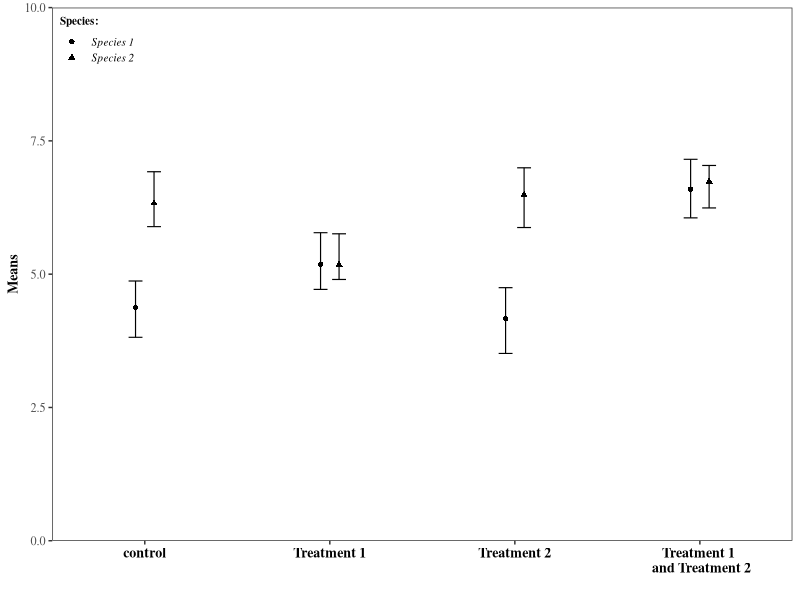
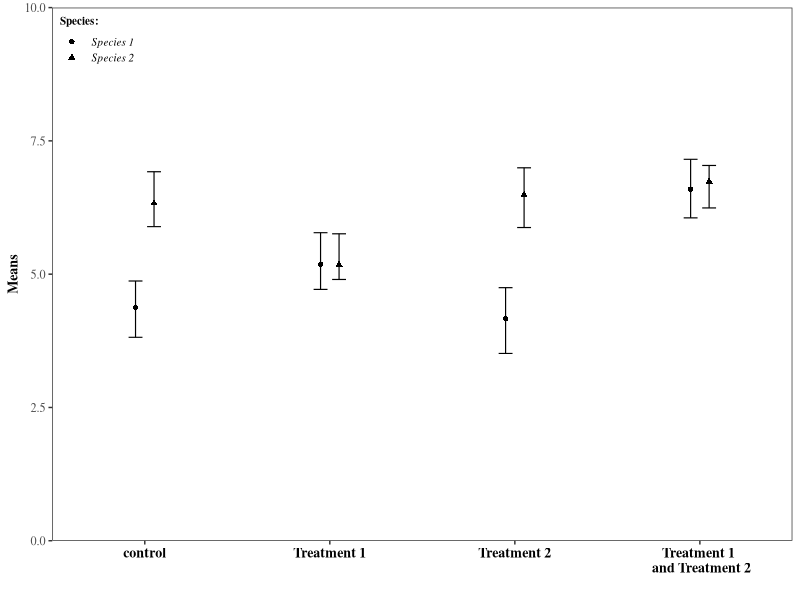

Write R code to recreate these figures, in order.
###############################################################################
# ggplot2: dotplot with CI/error bars
# see also: http://www.cookbook-r.com/Graphs/Plotting_means_and_error_bars_(ggplot2)/
###############################################################################

# install.packages("ggplot2")
library(ggplot2)

# =============================================================================
# Create fake data
# =============================================================================
set.seed(1)
DF <- data.frame(Treatment = rep(c("control", "T1", "T2", "T1&2"), times=2),
                 Species   = rep(c("Sp1", "Sp2"), each=4),
                 means     = c(rnorm(n=4, mean=5), 
                               rnorm(n=4, mean=6)))

# Note that this is fake data, this is not the way to statistically compute CI-s or SE-s
DF$lower.CI  <- DF$means - rnorm(n=8, mean=.5, sd=.1)
DF$upper.CI  <- DF$means + rnorm(n=8, mean=.5, sd=.1)

# =============================================================================
# Plot
# =============================================================================
# The errorbars will overlapp, so use position_dodge to move them horizontally
pd <- position_dodge(width = 0.2) # move them .05 to the left and right

my_plot <- 
  ggplot(data = DF, 
         aes(x = Treatment, 
             y = means, 
             group = Species, 
             shape = Species)) +
  # add the points (means)
  geom_point(size = 1.5, 
             position = pd) +
  # set type of point shape
  scale_shape_manual(name   = 'Species:',
                     breaks = c("Sp1", "Sp2"),
                     values = c("Sp1" = 16, 
                                "Sp2" = 17),
                     labels = c("Species 1", "Species 2")) + 
  # plot CIs
  geom_errorbar(aes(ymax = upper.CI, 
                    ymin = lower.CI), 
                size  = .4, 
                width = .15, 
                linetype = "solid", 
                position = pd) +
  # set order of discrete values on OX axes & adjust the distance (gap) from OY axis
  scale_x_discrete(limits = c("control", "T1", "T2", "T1&2"),
                   labels = c("control", "Treatment 1", "Treatment 2", "Treatment 1 \n and Treatment 2"),
                   expand = c(0, .5)) +
  # set range on OY axes and adjust the distance (gap) from OX axis
  scale_y_continuous(limits = c(0, 10), 
                     expand = c(0, 0)) +
  # set axis labels
  labs(x = "", 
       y = "Means") +
  # theme without the default gray ggplot2 backgound
  theme_bw() +
  # adjust some theme components
  theme(panel.grid = element_blank(), # eliminate default grids
        # set font family for all text within the plot ("serif" should work as "Times New Roman")
        # note that this can be overridden with other adjustment functions below
        text = element_text(family="serif"),
        # adjust X-axis title
        axis.title.x = element_text(size = 10, face = "bold"),
        # adjust X-axis labels
        axis.text.x = element_text(size = 10, face = "bold", color = "black"),
        # adjust Y-axis title
        axis.title.y = element_text(size = 10, face = "bold"),
        # adjust legend title appearance
        legend.title = element_text(size = 8, face = "bold"),
        # adjust legend label appearance
        legend.text = element_text(size = 8, face = "italic"),
        # change spacing between legend items
        legend.key.height = unit(4, "mm"),
        # don't draw legend box (check element_rect() for borders and backgrounds)
        legend.background = element_blank(),
        # Put upper-left corner of legend box in upper-left corner of graph
        # Note that the numeric position in legend.position below is relative to the entire area, 
        # including titles and labels, not just the plotting area
        legend.justification = c(0,1),
        legend.position = c(0,1))

# Save as png
ggsave(filename = "gallery/dotplot_ci_bars.png",
       plot = my_plot, 
       width = 10, height = 8, units = "cm", dpi = 150)
# Save as pdf
ggsave(filename = "gallery/dotplot_ci_bars.pdf",
       plot = my_plot, 
       width = 10, height = 8, units = "cm")